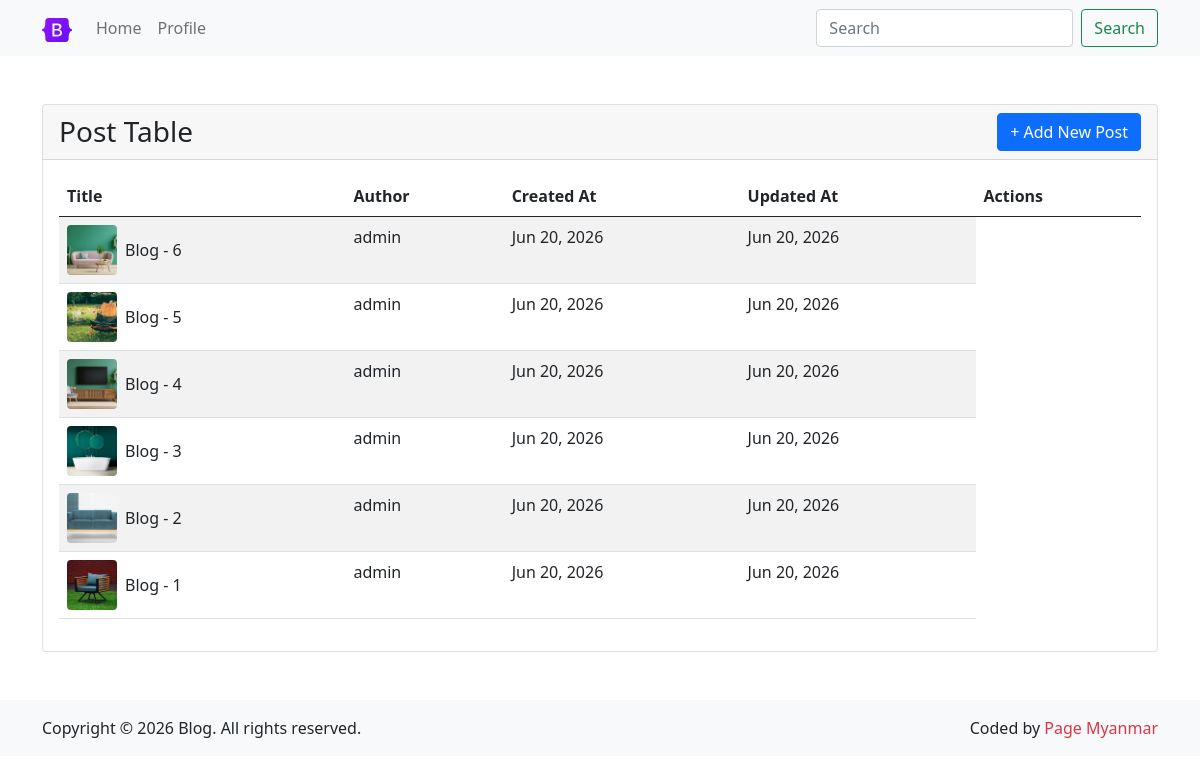
Screenshot of /post/list/ (signed in) with the database file from the repository.
### core/models.py (models this page shows, shortened)
class BaseModel(models.Model):
    id = models.UUIDField(primary_key=True, default=uuid.uuid4, editable=False)
    created_at = models.DateTimeField(auto_now_add=True)
    updated_at = models.DateTimeField(auto_now=True)
    class Meta:
        abstract = True

class PostModel(BaseModel):
    title = models.CharField(max_length=200)
    image = models.ImageField(upload_to="post_images")
    content = models.TextField()
    author = models.ForeignKey(User, on_delete=models.CASCADE, related_name="posts")
    category = models.ForeignKey(
        CategoryModel, on_delete=models.CASCADE, related_name="posts"
    )
    viewers = models.ManyToManyField(User, related_name="viewed_posts")
    is_active = models.BooleanField(default=True)
    class Meta:
        verbose_name_plural = "Posts"
        db_table = "posts"

### core/views.py (the view)
# urls.py: path("post/list/", views.post_list, name="post_list"),
@login_required(login_url="login")
def post_list(request):
    search = request.GET.get("search")
    posts = PostModel.objects.filter(is_active=True).order_by("-created_at")
    if search:
        posts = posts.filter(title__icontains=search)
    context = {"posts": posts, "search": search}
    return render(request, "post_list.html", context)

### templates/post_list.html (shortened to what this page needs)
{% extends "components/base.html" %}
{% load static %}
{% block body %}
<div class="card">
    <div class="card-header">
        <div class="d-flex justify-content-between align-items-center">
            <h1 class="h3 mb-0">Post Table</h1>
            {% if request.user.is_authenticated %}
            <a href="{% url 'post_create' %}" class="btn btn-primary">+ Add New Post</a>
            {% endif %}
        </div>
    </div>
    <div class="card-body">
        {% if posts %}
        <table class="table table-striped">
            <thead>
                <tr>
                    <th>Title</th>
                    <th>Author</th>
                    <th>Created At</th>
                    <th>Updated At</th>
                    {% if request.user.is_authenticated %}
                    <th>Actions</th>
                    {% endif %}
                </tr>
            </thead>
            <tbody>
                {% for post in posts %}
                <tr>
                    <td>
                        <div class="d-flex align-items-center">
                            {% if post.image %}
                            <img src="{{ post.image.url }}" alt="{{ post.title }}" class="rounded me-2"
                                style="width: 50px; height: 50px; object-fit: cover;">
                            {% else %}
                            <img src="{% static 'images/placeholder.png' %}" alt="{{ post.title }}" class="rounded me-2"
                                style="width: 50px; height: 50px; object-fit: cover;">
                            {% endif %}
                            <span>{{ post.title }}</span>
                        </div>
                    </td>
                    <td>{{ post.author.username }}</td>
                    <td>{{ post.created_at|date:"M d, Y" }}</td>
                    <td>{{ post.updated_at|date:"M d, Y" }}</td>
                </tr>
                {% endfor %}
            </tbody>
        </table>
        {% else %}
        <p class="text-center mb-0">No posts available.</p>
        {% endif %}
    </div>
</div>
{% endblock %}

### rows the page displays
PostModel: image (picture), title "Blog - 6", author.username "admin", created_at "Jun 20, 2026", updated_at "Jun 20, 2026"
PostModel: image (picture), title "Blog - 5", author.username "admin", created_at "Jun 20, 2026", updated_at "Jun 20, 2026"
PostModel: image (picture), title "Blog - 4", author.username "admin", created_at "Jun 20, 2026", updated_at "Jun 20, 2026"
PostModel: image (picture), title "Blog - 3", author.username "admin", created_at "Jun 20, 2026", updated_at "Jun 20, 2026"
PostModel: image (picture), title "Blog - 2", author.username "admin", created_at "Jun 20, 2026", updated_at "Jun 20, 2026"
PostModel: image (picture), title "Blog - 1", author.username "admin", created_at "Jun 20, 2026", updated_at "Jun 20, 2026"
